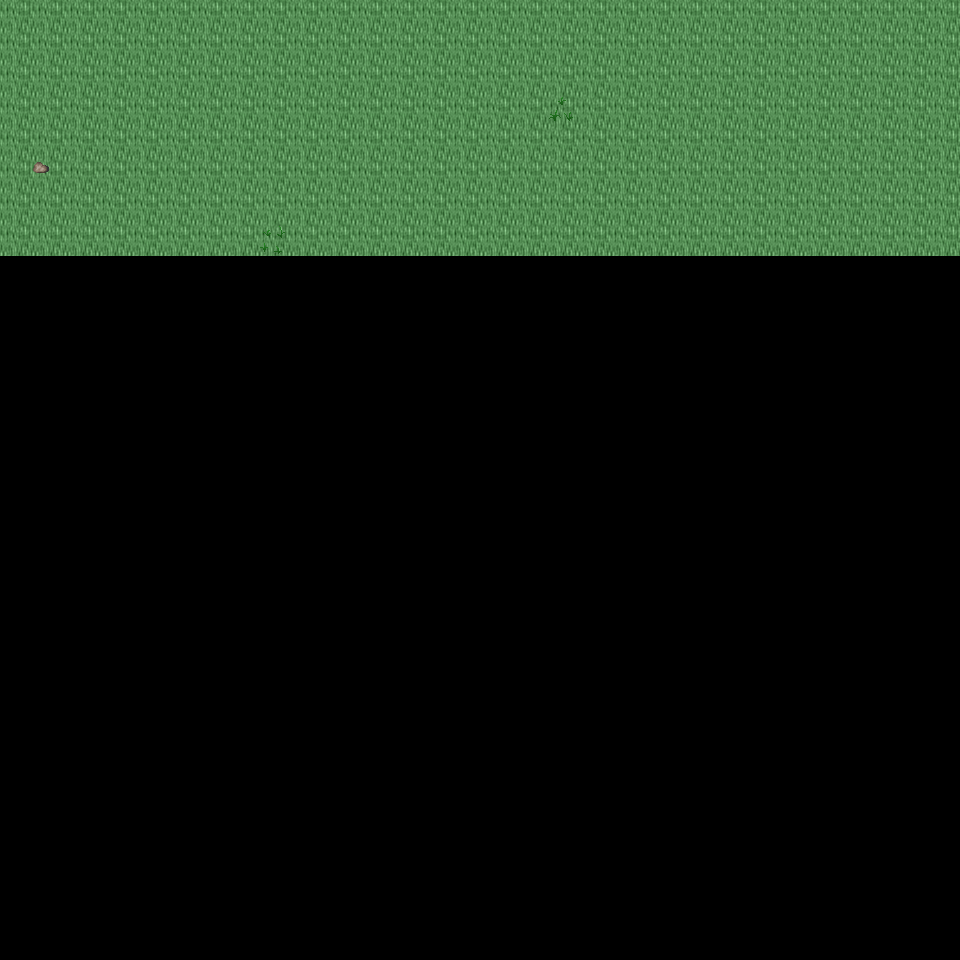

Below is a game level as drawn by its tile map, then a one-line description and the .tmx that defines it (tile-layer data replaced by summaries):
An orthogonal 30x30 tile map with 32x32 px tiles, 6 tile layers (Ground, Object, Object2, Above, ...), 31 tilesets and 3 objects (3x mapExit).

<map version="1.0" orientation="orthogonal" renderorder="right-down" width="30" height="30" tilewidth="32" tileheight="32" nextobjectid="4">
  <tileset firstgid="1" name="tileset_ground_ground" tilewidth="32" tileheight="32" tilecount="33" columns="3">
    <image source="../drawable/tileset_ground_ground.png" width="96" height="352" />
  </tileset>
  <tileset firstgid="34" name="tileset_plant_flower_daisy_white" tilewidth="32" tileheight="32" tilecount="8" columns="2">
    <image source="../drawable/tileset_plant_flower_daisy_white.png" width="64" height="128" />
  </tileset>
  <tileset firstgid="42" name="tileset_ground_grass_edges" tilewidth="32" tileheight="32" tilecount="36" columns="12">
    <image source="../drawable/tileset_ground_grass_edges.png" width="384" height="96" />
  </tileset>
  <tileset firstgid="78" name="tileset_ground_grass_corners" tilewidth="32" tileheight="32" tilecount="24" columns="6">
    <image source="../drawable/tileset_ground_grass_corners.png" width="192" height="128" />
  </tileset>
  <tileset firstgid="102" name="tileset_plant_grasses" tilewidth="32" tileheight="32" tilecount="6" columns="3">
    <image source="../drawable/tileset_plant_grasses.png" width="96" height="64" />
  </tileset>
  <tileset firstgid="108" name="tileset_ground_rock_pebbles" tilewidth="32" tileheight="32" tilecount="3" columns="1">
    <image source="../drawable/tileset_ground_rock_pebbles.png" width="32" height="96" />
  </tileset>
  <tileset firstgid="111" name="tileset_ground_earth_edges" tilewidth="32" tileheight="32" tilecount="18" columns="6">
    <image source="../drawable/tileset_ground_earth_edges.png" width="192" height="96" />
  </tileset>
  <tileset firstgid="129" name="tileset_item_corpse_skull_pale" tilewidth="32" tileheight="32" tilecount="2" columns="2">
    <image source="../drawable/tileset_item_corpse_skull_pale.png" width="64" height="32" />
  </tileset>
  <tileset firstgid="131" name="tileset_logic_creature_undead" tilewidth="32" tileheight="32" tilecount="16" columns="8">
    <image source="../drawable/tileset_logic_creature_undead.png" width="256" height="64" />
  </tileset>
  <tileset firstgid="147" name="tileset_logic_collision" tilewidth="32" tileheight="32" tilecount="1" columns="1">
    <image source="../drawable/tileset_logic_collision.png" width="32" height="32" />
  </tileset>
  <tileset firstgid="148" name="tileset_logic_creature_undead_fallen" tilewidth="32" tileheight="32" tilecount="16" columns="8">
    <image source="../drawable/tileset_logic_creature_undead_fallen.png" width="256" height="64" />
  </tileset>
  <tileset firstgid="164" name="tileset_ground_water_swamp_water" tilewidth="32" tileheight="32" tilecount="33" columns="3">
    <image source="../drawable/tileset_ground_water_swamp_water.png" width="96" height="352" />
  </tileset>
  <tileset firstgid="197" name="tileset_plant_tree_tree_darkgreen" tilewidth="32" tileheight="32" tilecount="88" columns="8">
    <image source="../drawable/tileset_plant_tree_tree_darkgreen.png" width="256" height="352" />
  </tileset>
  <tileset firstgid="285" name="tileset_building_death_tower" tilewidth="32" tileheight="32" tilecount="252" columns="9">
    <image source="../drawable/tileset_building_death_tower.png" width="288" height="896" />
  </tileset>
  <tileset firstgid="537" name="tileset_ground_ridge_earth_dark" tilewidth="32" tileheight="32" tilecount="96" columns="12">
    <image source="../drawable/tileset_ground_ridge_earth_dark.png" width="384" height="256" />
  </tileset>
  <tileset firstgid="633" name="tileset_plant_tree_dead_tree_2" tilewidth="32" tileheight="32" tilecount="20" columns="4">
    <image source="../drawable/tileset_plant_tree_dead_tree_2.png" width="128" height="160" />
  </tileset>
  <tileset firstgid="653" name="tileset_item_corpse_swamp_sunken" tilewidth="32" tileheight="32" tilecount="32" columns="8">
    <image source="../drawable/tileset_item_corpse_swamp_sunken.png" width="256" height="128" />
  </tileset>
  <tileset firstgid="685" name="tileset_plant_grasses_swamp" tilewidth="32" tileheight="32" tilecount="42" columns="6">
    <image source="../drawable/tileset_plant_grasses_swamp.png" width="192" height="224" />
  </tileset>
  <tileset firstgid="727" name="tileset_plant_tree_dead_tree_3" tilewidth="32" tileheight="32" tilecount="16" columns="4">
    <image source="../drawable/tileset_plant_tree_dead_tree_3.png" width="128" height="128" />
  </tileset>
  <tileset firstgid="743" name="tileset_plant_stump_hollow_logs" tilewidth="32" tileheight="32" tilecount="6" columns="3">
    <image source="../drawable/tileset_plant_stump_hollow_logs.png" width="96" height="64" />
  </tileset>
  <tileset firstgid="749" name="tileset_ground_rock_rocks" tilewidth="32" tileheight="32" tilecount="4" columns="2">
    <image source="../drawable/tileset_ground_rock_rocks.png" width="64" height="64" />
  </tileset>
  <tileset firstgid="753" name="tileset_ground_rock_rocks_3" tilewidth="32" tileheight="32" tilecount="16" columns="4">
    <image source="../drawable/tileset_ground_rock_rocks_3.png" width="128" height="128" />
  </tileset>
  <tileset firstgid="769" name="tileset_item_corpse_skeleton" tilewidth="32" tileheight="32" tilecount="4" columns="2">
    <image source="../drawable/tileset_item_corpse_skeleton.png" width="64" height="64" />
  </tileset>
  <tileset firstgid="773" name="tileset_item_gothic_skull_post" tilewidth="32" tileheight="32" tilecount="2" columns="1">
    <image source="../drawable/tileset_item_gothic_skull_post.png" width="32" height="64" />
  </tileset>
  <tileset firstgid="775" name="tileset_item_statue_skullpedestal" tilewidth="32" tileheight="32" tilecount="2" columns="1">
    <image source="../drawable/tileset_item_statue_skullpedestal.png" width="32" height="64" />
  </tileset>
  <tileset firstgid="777" name="tileset_building_entrance_int_broken_bars" tilewidth="32" tileheight="32" tilecount="2" columns="1">
    <image source="../drawable/tileset_building_entrance_int_broken_bars.png" width="32" height="64" />
  </tileset>
  <tileset firstgid="779" name="tileset_ground_slate_tiles" tilewidth="32" tileheight="32" tilecount="15" columns="5">
    <image source="../drawable/tileset_ground_slate_tiles.png" width="160" height="96" />
  </tileset>
  <tileset firstgid="794" name="tileset_logic_portal" tilewidth="32" tileheight="32" tilecount="24" columns="8">
    <image source="../drawable/tileset_logic_portal.png" width="256" height="96" />
  </tileset>
  <tileset firstgid="818" name="tileset_logic_creature_undead_skeleton" tilewidth="32" tileheight="32" tilecount="6" columns="6">
    <image source="../drawable/tileset_logic_creature_undead_skeleton.png" width="192" height="32" />
  </tileset>
  <tileset firstgid="824" name="tileset_logic_creature_undead_specter" tilewidth="32" tileheight="32" tilecount="6" columns="6">
    <image source="../drawable/tileset_logic_creature_undead_specter.png" width="192" height="32" />
  </tileset>
  <tileset firstgid="830" name="tileset_logic_creature_undead_zombie" tilewidth="32" tileheight="32" tilecount="5" columns="5">
    <image source="../drawable/tileset_logic_creature_undead_zombie.png" width="160" height="32" />
  </tileset>
  <layer name="Ground" width="30" height="30">
    <data>[900 cells, 240 non-empty, 1 distinct tile ids]</data>
  </layer>
  <layer name="Object" width="30" height="30">
    <data>[900 cells, 3 non-empty, 3 distinct tile ids]</data>
  </layer>
  <layer name="Object2" width="30" height="30">
    <data>[900 cells, 0 non-empty, 0 distinct tile ids]</data>
  </layer>
  <layer name="Above" width="30" height="30">
    <data>[900 cells, 0 non-empty, 0 distinct tile ids]</data>
  </layer>
  <layer name="Above2" width="30" height="30">
    <data>[900 cells, 0 non-empty, 0 distinct tile ids]</data>
  </layer>
  <layer name="Walkable" width="30" height="30">
    <data>[900 cells, 0 non-empty, 0 distinct tile ids]</data>
  </layer>
  <objectgroup name="MapEvents">
    <object id="1" name="north" type="mapExit" x="0" y="0" width="960" height="32">
      <properties>
        <property name="map" value="level_0_x207_y62" />
        <property name="x" value="0" />
        <property name="y" value="28" />
      </properties>
    </object>
    <object id="2" name="west" type="mapExit" x="0" y="0" width="32" height="960">
      <properties>
        <property name="map" value="level_0_x206_y63" />
        <property name="x" value="28" />
        <property name="y" value="0" />
      </properties>
    </object>
    <object id="3" name="east" type="mapExit" x="928" y="0" width="32" height="960">
      <properties>
        <property name="map" value="level_0_x208_y63" />
        <property name="x" value="1" />
        <property name="y" value="0" />
      </properties>
    </object>
  </objectgroup>
</map>
